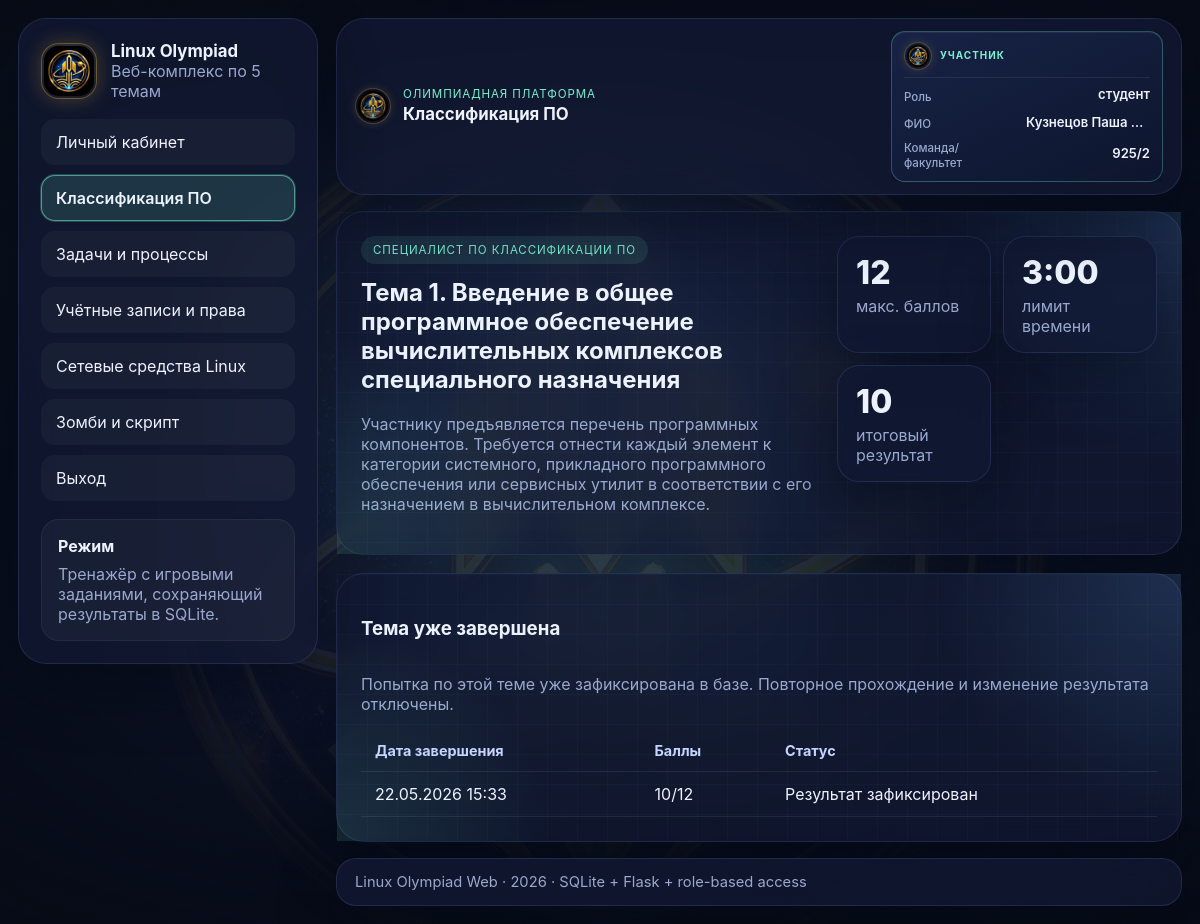
Page /topic/1 (signed in) on the committed database.
### olympiad/models.py (models this page shows)
class User(db.Model):
    __tablename__ = "users"
    id = db.Column(db.Integer, primary_key=True)
    surname = db.Column(db.String(80), nullable=False)
    name = db.Column(db.String(80), nullable=False)
    patronymic = db.Column(db.String(80), nullable=True)
    group_number = db.Column(db.String(80), nullable=False)  # команда / факультет (общее поле)
    login = db.Column(db.String(50), unique=True, nullable=False)
    password_hash = db.Column(db.String(255), nullable=False)
    role = db.Column(db.String(20), default="student", nullable=False)
    created_at = db.Column(db.DateTime, default=datetime.utcnow, nullable=False)
    results = db.relationship("TopicResult", back_populates="user", cascade="all, delete-orphan")
    @property
    def full_name(self):
        parts = [self.surname, self.name, self.patronymic or ""]
        return " ".join(part for part in parts if part).strip()

class TopicResult(db.Model):
    __tablename__ = "topic_results"
    id = db.Column(db.Integer, primary_key=True)
    user_id = db.Column(db.Integer, db.ForeignKey("users.id"), nullable=False)
    topic_id = db.Column(db.Integer, nullable=False)
    score = db.Column(db.Integer, nullable=False)
    max_score = db.Column(db.Integer, nullable=False)
    attempt = db.Column(db.Integer, nullable=False, default=1)
    details_json = db.Column(db.Text, nullable=True)
    created_at = db.Column(db.DateTime, default=datetime.utcnow, nullable=False)
    user = db.relationship("User", back_populates="results")

### olympiad/routes/pages.py (the view)
    @app.route("/topic/<int:topic_id>")
    @login_required
    def topic_page(topic_id: int):
        if session.get("role") == "admin":
            flash(
                "Преподаватель видит результаты через админ-панель. Для прохождения можно создать студенческий аккаунт.",
                "info",
            )
        topic = get_topic(topic_id)
        if not topic:
            flash("Такой темы нет.", "error")
            return redirect(url_for("dashboard"))
        role = session.get("role") or "student"
        is_tester = role == "tester"
        completed_result = (
            TopicResult.query.filter_by(user_id=session["user_id"], topic_id=topic_id)
            .order_by(TopicResult.created_at.desc())
            .first()
        )
        is_locked = (completed_result is not None) and not is_tester
        return render_template(
            "topic.html",
            topic=topic,
            topic_payload=json.dumps(topic, ensure_ascii=False),
            completed_result=completed_result,
            is_locked=is_locked,
            is_tester=is_tester,
            music_enabled=is_music_enabled(),
        )

### olympiad/utils/auth.py (called while the page is built)
def login_required(view_func):
    @wraps(view_func)
    def wrapper(*args, **kwargs):
        if not session.get("user_id"):
            return redirect(url_for("login"))
        return view_func(*args, **kwargs)
    return wrapper

### topics/__init__.py (called while the page is built)
def get_topic(topic_id: int):
    return TOPICS.get(topic_id)

def list_topics():
    return [TOPICS[key] for key in sorted(TOPICS.keys())]

### templates/topic.html (shortened to what this page needs)
{% extends "base.html" %}
{% block page_title %}{{ topic.short_title }}{% endblock %}
{% block content %}
<section class="topic-hero glass-card {{ topic.ui_theme }}">
    <div>
        <div class="card-badge">{{ topic.hero }}</div>
        <h2>{{ topic.title }}</h2>
        <p class="muted">{{ topic.description }}</p>
    </div>
    <div class="hero-side-stats">
        <div class="stat-box compact">
            <div class="stat-value">{{ topic.max_score }}</div>
            <div class="stat-label">макс. баллов</div>
        </div>
        <div class="stat-box compact">
            <div class="stat-value">{{ topic.time_limit_seconds // 60 }}:{{ '%02d' % (topic.time_limit_seconds % 60) }}</div>
            <div class="stat-label">лимит времени</div>
        </div>
        <div class="stat-box compact">
            <div class="stat-value">{{ completed_result.score if completed_result else '—' }}</div>
            <div class="stat-label">{% if is_tester and completed_result %}последний{% else %}итоговый{% endif %} результат</div>
        </div>
    </div>
</section>
{% if is_locked %}
<section class="glass-card history-card single-run-lock {{ topic.ui_theme }}{% if completed_result and completed_result.score >= topic.max_score and topic.type != 'classification' %} topic-result-perfect{% endif %}">
    <div class="section-head">
        <h3>{% if completed_result and completed_result.score >= topic.max_score and topic.type != 'classification' %}Модуль пройден на 100%{% else %}Тема уже завершена{% endif %}</h3>
    </div>
    <p class="muted">Попытка по этой теме уже зафиксирована в базе. Повторное прохождение и изменение результата отключены.</p>
    <div class="table-wrap">
        <table>
            <thead>
                <tr>
                    <th>Дата завершения</th>
                    <th>Баллы</th>
                    <th>Статус</th>
                </tr>
            </thead>
            <tbody>
                <tr>
                    <td>{{ completed_result.created_at.strftime('%d.%m.%Y %H:%M') }}</td>
                    <td>{{ completed_result.score }}/{{ completed_result.max_score }}</td>
                    <td>Результат зафиксирован</td>
                </tr>
            </tbody>
        </table>
    </div>
</section>
{% endif %}
{% endblock %}

### templates/base.html (shortened to what this page needs)
<!DOCTYPE html>
<html lang="ru">
<head>
    <link rel="stylesheet" href="{{ url_for('static', filename='css/style.css') }}">
</head>
<body>
    <div class="site-emblem-bg" aria-hidden="true">
        <div class="site-emblem-bg__glow"></div>
        <img src="{{ url_for('static', filename='img/brand/emblem-mission.png') }}" alt="" class="site-emblem-bg__img">
        <div class="site-emblem-bg__veil"></div>
    </div>
    <div class="page-shell">
        <aside class="sidebar">
            <div class="brand-block">
                <img
                    src="{{ url_for('static', filename='img/brand/emblem-mission.png') }}"
                    alt=""
                    class="brand-logo brand-logo-img"
                    width="56"
                    height="56"
                >
                <div>
                    <div class="brand-title">Linux Olympiad</div>
                    <div class="brand-subtitle">Веб-комплекс по 5 темам</div>
                </div>
            </div>
            <nav class="nav-links">
                {% if session.get('user_id') %}
                    {% if session.get('role') == 'admin' %}
                        <a href="{{ url_for('admin_panel') }}" class="nav-link{% if nav_active == 'admin' %} nav-link--active{% endif %}">Панель преподавателя</a>
                    {% else %}
                        <a href="{{ url_for('dashboard') }}" class="nav-link{% if nav_active == 'dashboard' %} nav-link--active{% endif %}">Личный кабинет</a>
                        {% for nav_topic in all_topics %}
                            <a href="{{ url_for('topic_page', topic_id=nav_topic.id) }}" class="nav-link{% if current_topic_id == nav_topic.id %} nav-link--active{% endif %}">{{ nav_topic.short_title }}</a>
                        {% endfor %}
                    {% endif %}
                    <a href="{{ url_for('logout') }}" class="nav-link danger-link">Выход</a>
                {% else %}
                    <a href="{{ url_for('login') }}" class="nav-link">Вход</a>
                    <a href="{{ url_for('register') }}" class="nav-link">Регистрация</a>
                {% endif %}
            </nav>
            <div class="sidebar-note">
                <div class="note-title">Режим</div>
                <div class="note-text">
                    {% if session.get('role') == 'admin' %}
                        Доступ к базе студентов, попыткам и баллам по всем темам.
                    {% elif session.get('role') == 'tester' %}
                        Неограниченные проходы тем для проверки сценариев и UI.
                    {% else %}
                        Тренажёр с игровыми заданиями, сохраняющий результаты в SQLite.
                    {% endif %}
                </div>
            </div>
        </aside>
        <div class="content-area">
            <header class="topbar">
                <div class="topbar-left">
                    <img
                        src="{{ url_for('static', filename='img/brand/emblem-mission.png') }}"
                        alt=""
                        class="topbar-emblem"
                        width="36"
                        height="36"
                    >
                    <div class="topbar-main">
                        <div class="eyebrow topbar-eyebrow">Олимпиадная платформа</div>
                        <h1 class="page-title topbar-title">{% block page_title %}Интерактивный комплекс по Linux{% endblock %}</h1>
                    </div>
                </div>
                <div class="user-chip-wrap">
                    {% if user_profile %}
                        <aside class="user-profile-card user-profile-card--role-{{ user_profile.role }}" aria-label="Профиль участника">
                            <div class="user-profile-card__head">
                                <img
                                    src="{{ url_for('static', filename='img/brand/emblem-mission.png') }}"
                                    alt=""
                                    class="user-profile-card__emblem"
                                    width="28"
                                    height="28"
                                >
                                <span class="user-profile-card__title">Участник</span>
                            </div>
                            <dl class="user-profile-card__meta">
                                <dt>Роль</dt>
                                <dd>
                                    <span class="user-profile-value">{{ user_profile.role_label }}</span>
                                </dd>
                                <dt>ФИО</dt>
                                <dd>
                                    <span class="user-profile-value">{{ user_profile.full_name }}</span>
                                </dd>
                                <dt>Команда/факультет</dt>
                                <dd>
                                    {% set team_label = '—' if user_profile.role == 'admin' else (user_profile.team or '—') %}
                                    <span class="user-profile-value">{{ team_label }}</span>
                                </dd>
                            </dl>
                        </aside>
                    {% endif %}
                </div>
            </header>
            <main class="main-content">
                {% block content %}{% endblock %}
            </main>
            <footer class="footer">
                Linux Olympiad Web · {{ now_year }} · SQLite + Flask + role-based access
            </footer>
        </div>
    </div>
</body>
</html>

### rows in the picture
User: group_number "925/2"
TopicResult: score "10", created_at "22.05.2026 15:33", max_score "12"

### other values in the picture
{{ nav_topic.short_title }} "Классификация ПО" "Задачи и процессы" "Учётные записи и права" "Сетевые средства Linux" "Зомби и скрипт"
{{ topic.short_title }} "Классификация ПО"
{{ user_profile.role_label }} "студент"
{{ user_profile.full_name }} "Кузнецов Паша…"
{{ topic.hero }} "СПЕЦИАЛИСТ ПО КЛАССИФИКАЦИИ ПО"
{{ topic.title }} "Тема 1. Введение в общее программное обеспечение вычислительных комплексов специального назначения"
{{ topic.max_score }} "12"
{{ topic.time_limit_seconds // 60 }} "3"
{{ '%02d' % (topic.time_limit_seconds % 60) }} "00"
